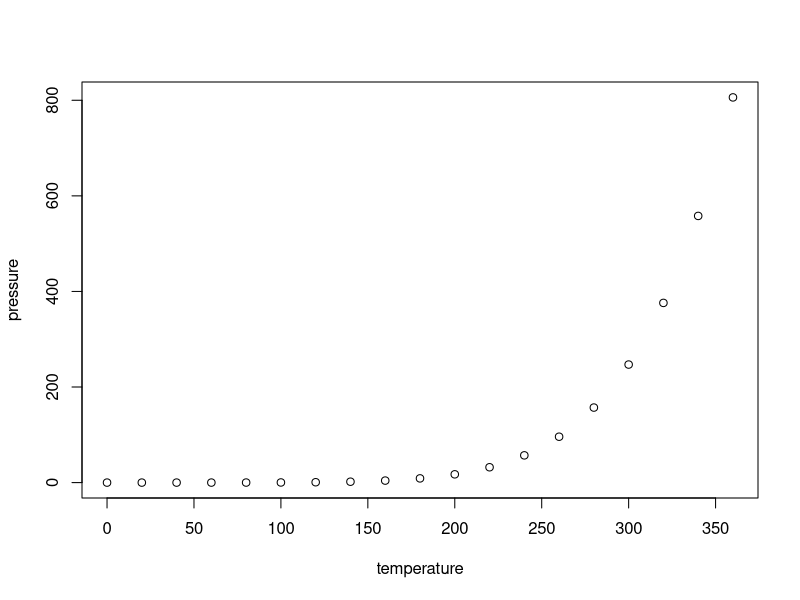
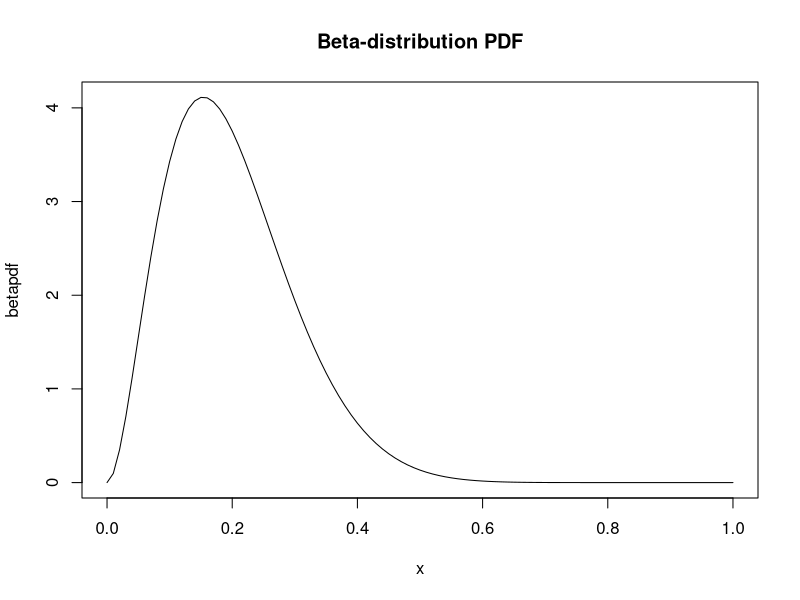
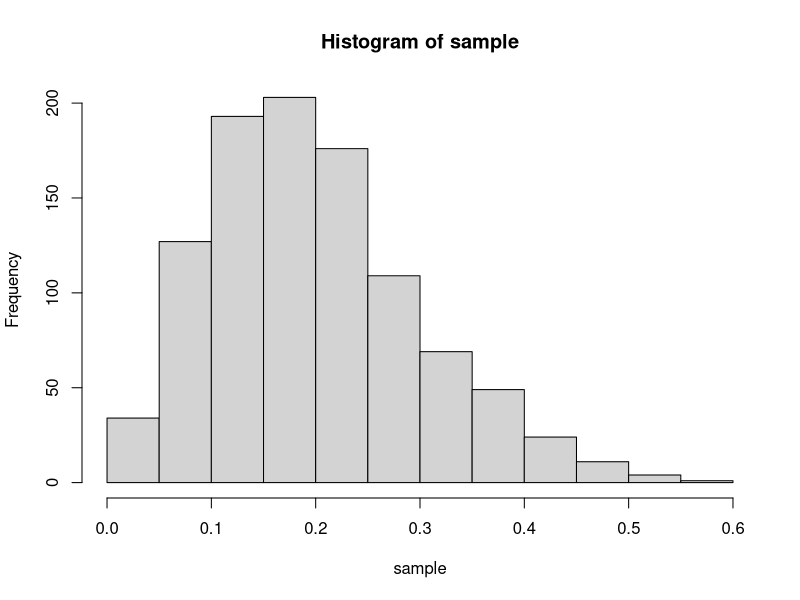
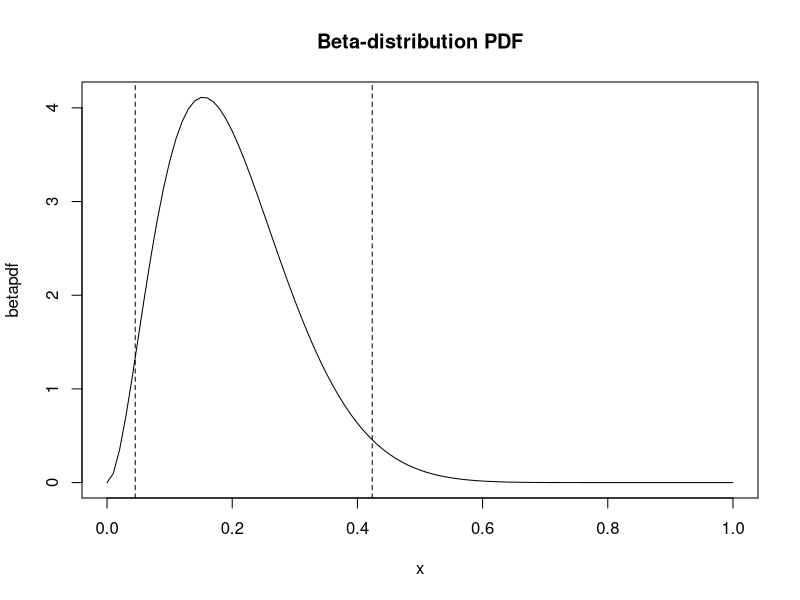

The R source for these figures, in order:
## ---- chunk 1
knitr::opts_chunk$set(echo = TRUE)
## ---- chunk 2
summary(cars)
## ---- chunk 3
plot(pressure)
## ---- chunk 4
rm(list = ls())
mu = 0.2
sigma2=0.01
alpha=mu*((mu*(1-mu)/sigma2)-1)
beta=alpha*(1-mu)/mu
x = seq(from=0,to=1, by=0.01)
betapdf = dbeta(x,alpha,beta)
plot(x, betapdf, type='l', main='Beta-distribution PDF')
## ---- chunk 5
n = 1000
sample = rbeta(n,alpha,beta)
hist(sample)
## ---- chunk 6
mean = mean(sample)
variance = var(sample)
## ---- chunk 7
CI95=quantile(sample,probs=c(0.025,0.975))
plot(x,betapdf, type='l', main='Beta-distribution PDF')
abline(v = CI95[[1]], lty = 2)
abline(v = CI95[[2]], lty = 2)
## ---- chunk 8
rm(list = ls())
P_test_pos_con_cancer_pos = 0.98
P_test_neg_con_cancer_neg = 0.96
P_cancer_pos = 1/1000
P_cancer_neg = 1 - P_cancer_pos
P_test_neg_con_cancer_pos = 1 - P_test_pos_con_cancer_pos
P_test_pos_con_cancer_neg = 1 - P_test_neg_con_cancer_neg
P_test_pos_and_cancer_pos = P_test_pos_con_cancer_pos * P_cancer_pos
P_test_neg = P_test_neg_con_cancer_neg * P_cancer_neg + P_test_neg_con_cancer_pos * P_cancer_pos
P_test_pos = 1-P_test_neg
P_cancer_pos_con_test_neg = (P_test_neg_con_cancer_pos * P_cancer_pos) /  P_test_neg
P_cancer_pos_con_test_pos = P_test_pos_con_cancer_pos * P_cancer_pos/ P_test_pos
cat(paste0("P(cancer=positive|test=neg)=",round(P_cancer_pos_con_test_neg*100,4),"%"),sep="")
cat(paste0("P(cancer=positive|test=positive)",round(P_cancer_pos_con_test_pos*100,4),"%"),sep="")
